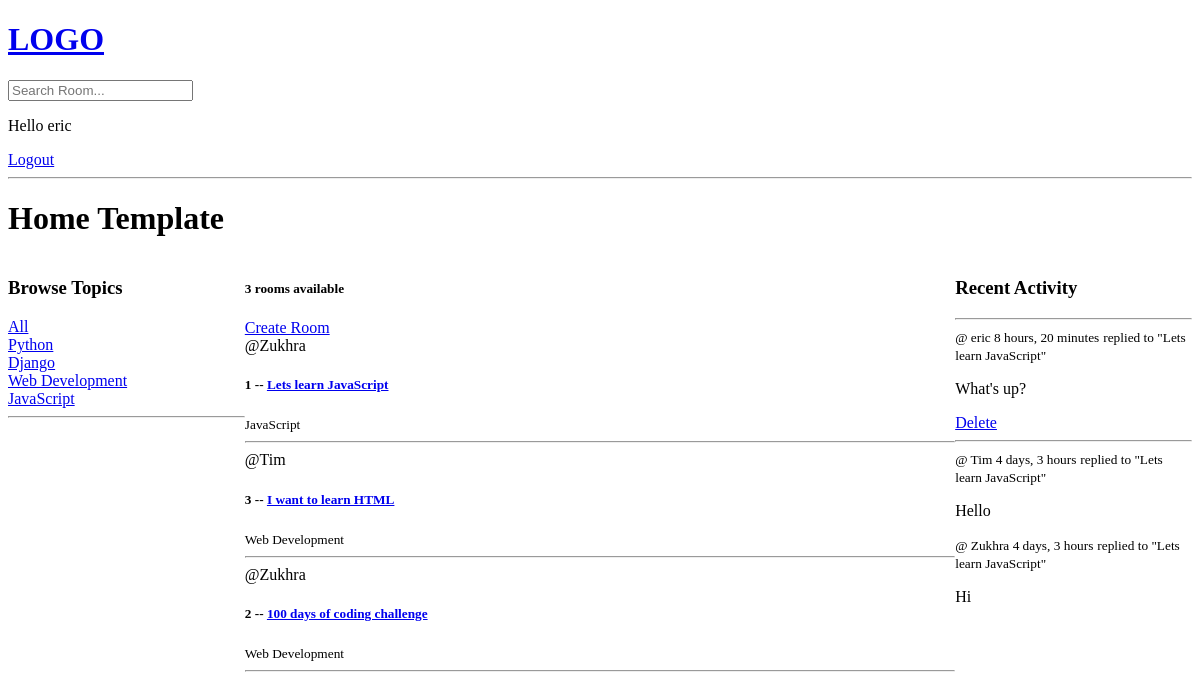
The app's page / (signed in), older data.
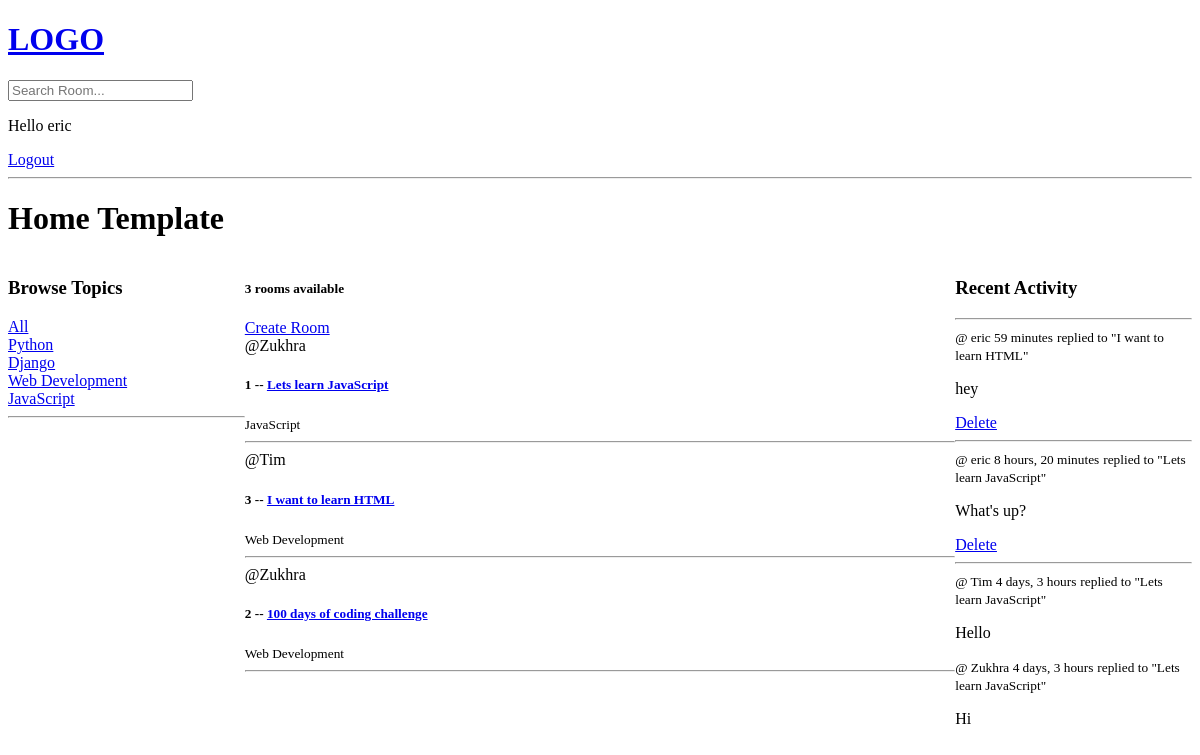
The same page, newer data.
### base/models.py (models this page shows, shortened)
class Topic(models.Model):
    name = models.CharField(max_length=200)

class Room(models.Model):
    host = models.ForeignKey(User, on_delete=models.SET_NULL, null=True)
    topic = models.ForeignKey(Topic, on_delete=models.SET_NULL, null=True)
    name = models.CharField(max_length=200)
    description = models.TextField(null=True, blank=True)
    participants = models.ManyToManyField(
        User, related_name='participants', blank=True)
    updated = models.DateTimeField(auto_now=True)
    created = models.DateTimeField(auto_now_add=True)
    class Meta:
        ordering = ['-updated', '-created']
    def __str__(self):
        return self.name

class Message(models.Model):
    user = models.ForeignKey(User, on_delete=models.CASCADE)
    room = models.ForeignKey(Room, on_delete=models.CASCADE)
    body = models.TextField()
    updated = models.DateTimeField(auto_now=True)
    created = models.DateTimeField(auto_now_add=True)
    class Meta:
        ordering = ['-updated', '-created']
    def __str__(self):
        return self.body[0:50]

### base/views.py (the view)
# urls.py: path('', views.home, name="home"),
def home(request):
    q = request.GET.get('q') if request.GET.get('q') != None else ''
    rooms = Room.objects.filter(
        Q(topic__name__icontains=q) |
        Q(name__icontains=q) |
        Q(description__icontains=q)
    )
    topics = Topic.objects.all()
    room_count = rooms.count()
    room_messages = Message.objects.filter(Q(room__topic__name__icontains= q))
    context = {'rooms': rooms, 'topics': topics, 'room_count': room_count,
               'room_messages': room_messages}
    return render(request, 'base/home.html', context)

### base/templates/base/home.html (shortened to what this page needs)
{% extends 'main.html' %}
{% block content %}
   <h1>Home Template</h1>
   <div class="home-container">
     <div>
       {% include 'base/topics_component.html' %}
     </div>
     <div>
       <h5>{{room_count}} rooms available</h5>
       <a href="{% url 'create-room' %}">Create Room</a>
       <div>
          {% include 'base/feed_component.html' %}
       </div>
     </div>
     <div>
        {% include 'base/activity_component.html' %}
     </div>
   </div>
{% endblock content %}

### base/templates/base/topics_component.html
<h3>Browse Topics</h3>
<div>
  <a href="{% url 'home' %}">All</a>
</div>
{% for topic in topics %}
   <div>
     <a href="{% url 'home' %}?q={{topic.name}}">{{topic.name}}</a>
   </div>
{% endfor %}
<hr>

### base/templates/base/feed_component.html (shortened to what this page needs)
{% for room in rooms %}
     <div>
       <span>@{{room.host.username}}</span>
       <h5>{{room.id}} -- <a href="{% url 'room' room.id %}">{{room.name}}</a></h5>
       <small>{{room.topic.name}}</small>
       <hr>
     </div>
{% endfor %}

### base/templates/base/activity_component.html
  <h3>Recent Activity</h3>
  <hr>
  {% for message in room_messages %}
     <div>
       <small>@ {{message.user}} {{message.created|timesince}}</small>
       <small>replied to "{{message.room}}"</small>
       <p>{{message}}</p>
       {% if request.user == message.user %}
       <a href="{% url 'delete-message' message.id %}">Delete</a>
       <hr>
       {% endif %}
     </div>
  {% endfor %}

Row changes from the older to the newer data that the page shows:
added Message: user "eric", created "59 minutes", room "I want to learn HTML", body "hey", shows "Delete"
